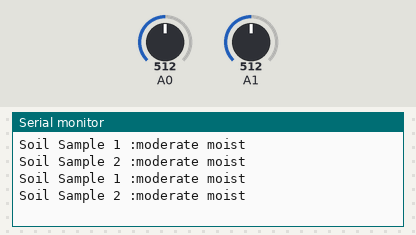
A sketch run on a simulated Arduino Uno, built with avr-gcc and run on an emulated ATmega328P. On the bench: the last lines printed to the serial monitor. Inputs (shaded band) come from the test bench; at power-on: A0 = 512, A1 = 512.

Above: at 10.8 s.
10.9 s: A0 set to 400
At 20.6 s:
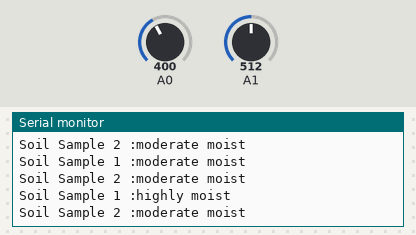
21.5 s: A1 set to 625
At 30.7 s:
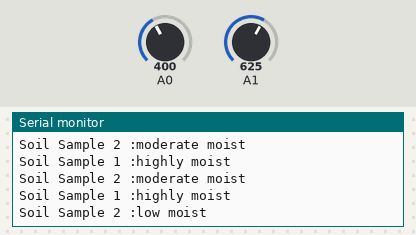
31.5 s: A0 set to 240
At 40.9 s:
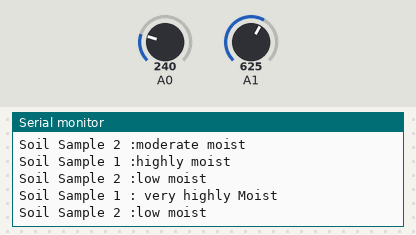
41.5 s: A1 set to 830
At 51.0 s:
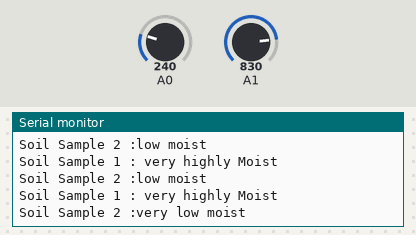
51.5 s: A1 set to 240
At 61.0 s:
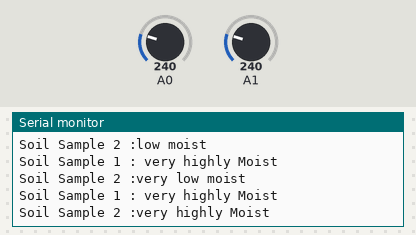

The sketch:

soil_moist.ino
```cpp
void setup() {
  Serial.begin(9600);

}

void loop() {
 int sensorValue1=analogRead(A0);
 int sensorValue2=analogRead(A1);
 if(sensorValue1>=820)
  Serial.print("Soil Sample 1 :very low moist");
 else if(sensorValue1>=615 && sensorValue1<820)
  Serial.print("Soil Sample 1 :low moist");
 else if(sensorValue1>=410 && sensorValue1<615)
  Serial.print("Soil Sample 1 :moderate moist");
 else if(sensorValue1>=250 && sensorValue1<410)
  Serial.print("Soil Sample 1 :highly moist");
 else
   Serial.print("Soil Sample 1 : very highly Moist");
 Serial.print("\n");
// Serial.print("\nSensor value of sample 1=");
 //Serial.println(sensorValue1);

 if(sensorValue2>=820)
  Serial.print("Soil Sample 2 :very low moist");
 else if(sensorValue2>=615 && sensorValue2<820)
  Serial.print("Soil Sample 2 :low moist");
 else if(sensorValue2>=410 && sensorValue2<615)
  Serial.print("Soil Sample 2 :moderate moist");
 else if(sensorValue2>=250 && sensorValue2<410)
  Serial.print("Soil Sample 2 :highly moist");
 else
  Serial.print("Soil Sample 2 :very highly Moist");
 Serial.print("\n");
 //Serial.print("\nSensor value of sample 2=");
 //Serial.println(sensorValue2);

 delay(10000);


}
```

Measured:
- after the input at 10.9 s, the serial monitor: prints a new line after 9.1 s (image 1)
- after the input at 21.5 s, the serial monitor: prints a new line after 8.5 s (image 2)
- after the input at 31.5 s, the serial monitor: prints a new line after 8.5 s (image 3)
- after the input at 41.5 s, the serial monitor: prints a new line after 8.5 s (image 4)
- after the input at 51.5 s, the serial monitor: prints a new line after 8.5 s (image 5)
